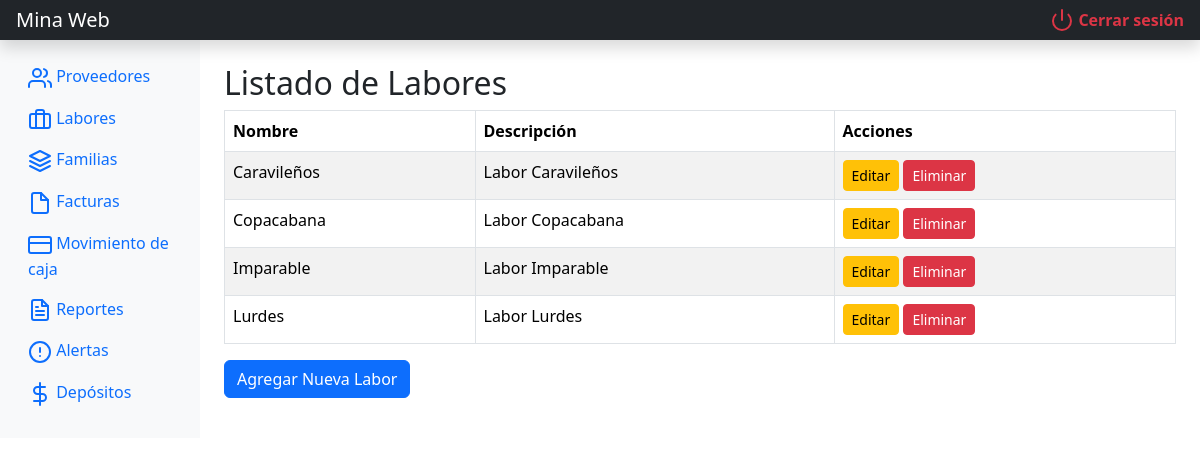
The page /mina_web/labores.php (signed in) on the database its author committed.
### tables this page shows
CREATE TABLE `labor` (
  `id_labor` int(11) NOT NULL,
  `nombre_labor` varchar(100) NOT NULL,
  `descripcion` text DEFAULT NULL
);

### mina_web/labores.php (the view, shortened to what this page needs)
<?php
include 'includes/db.php';
include 'includes/header.php';
$stmt = $pdo->query("SELECT id_labor, nombre_labor, descripcion FROM labor");
$labores = $stmt->fetchAll();
?>
<h1 class="h2">Listado de Labores</h1>
<table class="table table-striped table-bordered">
    <thead>
        <tr>
            <th>Nombre</th>
            <th>Descripción</th>
            <th>Acciones</th>
        </tr>
    </thead>
    <tbody>
        <?php foreach($labores as $lab): ?>
        <tr data-id="<?= $lab['id_labor'] ?>">
            <td class="nombre"><?= htmlspecialchars($lab['nombre_labor']) ?></td>
            <td class="descripcion"><?= htmlspecialchars($lab['descripcion']) ?></td>
            <td>
                <button class="btn btn-sm btn-warning editarBtn">Editar</button>
                <a href="labores.php?eliminar=<?= $lab['id_labor'] ?>" class="btn btn-sm btn-danger" onclick="return confirm('¿Seguro que deseas eliminar esta labor?')">Eliminar</a>
            </td>
        </tr>
        <?php endforeach; ?>
    </tbody>
</table>
<button id="btnAgregar" class="btn btn-primary mb-3">Agregar Nueva Labor</button>
<?php include 'includes/footer.php'; ?>

### mina_web/includes/header.php (shortened to what this page needs)
<?php
$menuItems = [
    'proveedores.php' => ['icon' => 'users', 'label' => 'Proveedores'],
    'labores.php' => ['icon' => 'briefcase', 'label' => 'Labores'],
    'familias.php' => ['icon' => 'layers', 'label' => 'Familias'],
    'facturas.php' => ['icon' => 'file', 'label' => 'Facturas'],
    'movcaja.php' => ['icon' => 'credit-card', 'label' => 'Movimiento de caja'],
    'reportes.php' => ['icon' => 'file-text', 'label' => 'Reportes'],
    'alertas.php' => ['icon' => 'alert-circle', 'label' => 'Alertas'],
    'depositos.php' => ['icon' => 'dollar-sign', 'label' => 'Depósitos']
];
?>
<!DOCTYPE html>
<html lang="es">
<head>
    <link href="assets/bootstrap/css/bootstrap.min.css" rel="stylesheet">
    <link href="assets/css/styles.css" rel="stylesheet">
</head>
<body>
    <header class="navbar navbar-dark sticky-top bg-dark flex-md-nowrap p-0 shadow">
        <a class="navbar-brand col-md-3 col-lg-2 me-0 px-3" href="index.php">Mina Web</a>
        <div class="navbar-nav ms-auto">
            <div class="nav-item text-nowrap">
                <a class="nav-link px-3 text-danger d-flex align-items-center" href="logout.php">
                    <i data-feather="power" class="me-1"></i>
                    <strong>Cerrar sesión</strong>
                </a>
            </div>
        </div>
    </header>
    <div class="container-fluid">
        <div class="row">
            <nav id="sidebarMenu" class="col-md-3 col-lg-2 d-md-block bg-light sidebar collapse">
                <div class="position-sticky pt-3">
                    <ul class="nav flex-column">
                        <?php foreach($menuItems as $link => $item): ?>
                            <li class="nav-item">
                                <a class="nav-link" href="<?= $link ?>">
                                    <i data-feather="<?= $item['icon'] ?>"></i>
                                    <?= $item['label'] ?>
                                </a>
                            </li>
                        <?php endforeach; ?>
                    </ul>
                </div>
            </nav>
            <main class="col-md-9 ms-sm-auto col-lg-10 px-md-4 py-4">

### mina_web/includes/footer.php (shortened to what this page needs)
            </main>
        </div>
    </div>
</body>
</html>

### rows shown on the page
labor: nombre_labor "Caravileños", descripcion "Labor Caravileños"
labor: nombre_labor "Copacabana", descripcion "Labor Copacabana"
labor: nombre_labor "Imparable", descripcion "Labor Imparable"
labor: nombre_labor "Lurdes", descripcion "Labor Lurdes"

### other values the page prints
$item['label'] "Proveedores"
$item['label'] "Labores"
$item['label'] "Familias"
$item['label'] "Facturas"
$item['label'] "Movimiento de caja"
$item['label'] "Reportes"
$item['label'] "Alertas"
$item['label'] "Depósitos"
